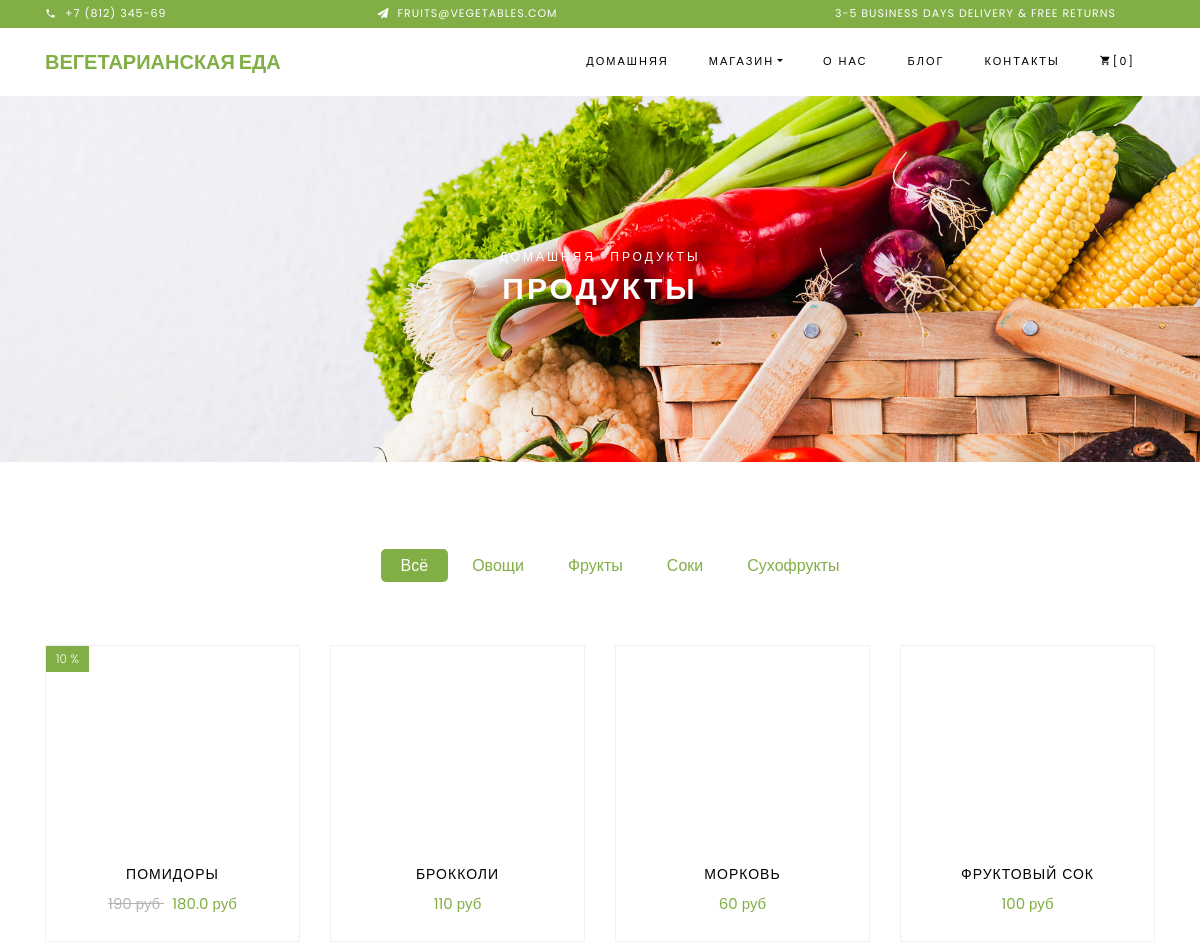
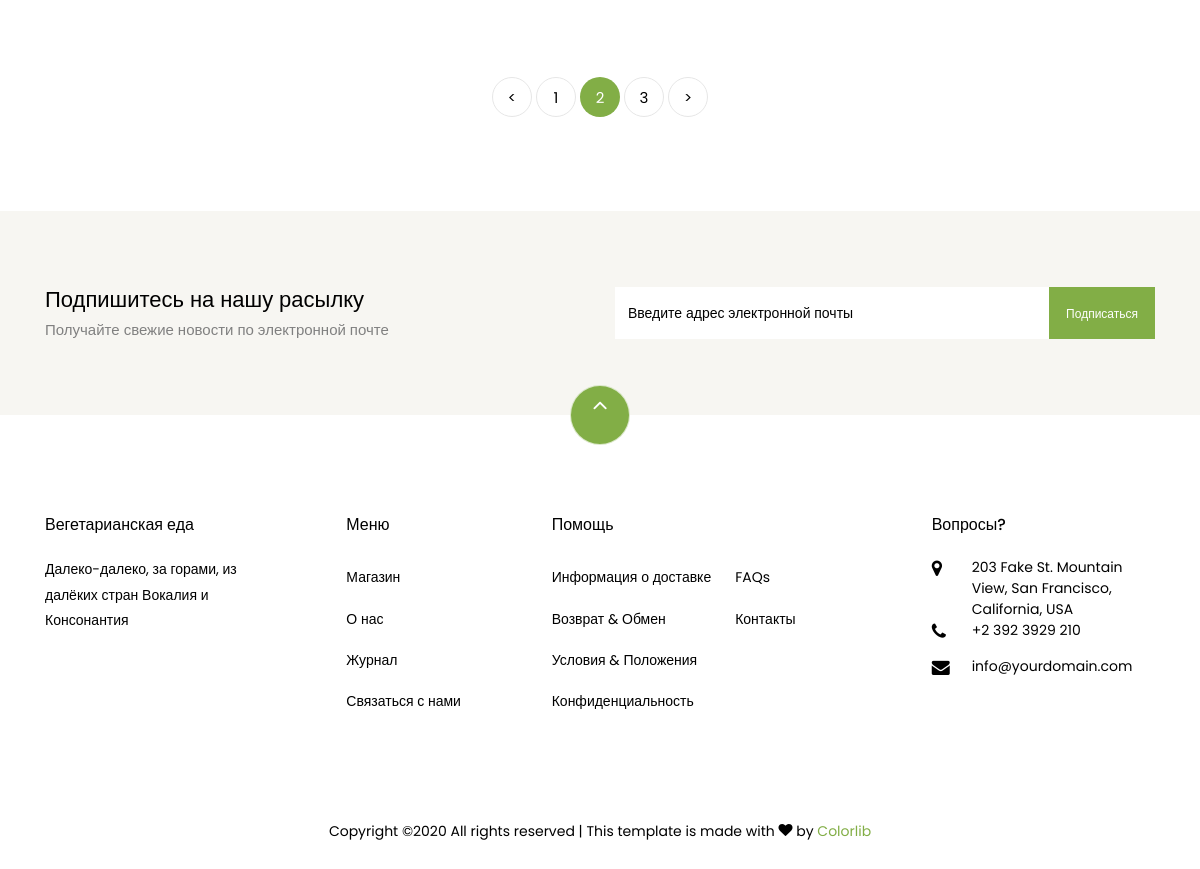
Screenshot of /shop/2 with the database file from the repository (2 pictures, top to bottom).
### vege/models.py (models this page shows, shortened)
class RuProduct(models.Model):
    id = models.AutoField(primary_key=True)
    name = models.CharField(max_length=30)
    image = models.CharField(max_length=64)
    price = models.IntegerField()
    discount = models.IntegerField(blank=True)
    price_sale = models.FloatField()

### vege/views.py (the view)
# urls.py: path('shop/', ShopView.as_view(), name="shop"),
class ShopView(View):
    def get(self, request, page_id=1):
        products_list = []
        if LANGUAGE_CODE == 'ru':
            for obj in RuProduct.objects.all():
                d = dict(name=obj.name, image=obj.image, price=f'{obj.price} руб', discount=obj.discount,
                         price_sale=f'{obj.price_sale} руб')
                products_list.append(d)
        else:
            for obj in EnProduct.objects.all():
                d = dict(name=obj.name, image=obj.image, price=f'{obj.price} $', discount=obj.discount, price_sale=f'{obj.price_sale} $')
                products_list.append(d)
        paginator = Paginator(products_list, 4)
        try:
            products = paginator.page(page_id)
            products.num_pages_tuple = tuple(range(paginator.num_pages))
        except:
            return redirect(reverse('shop'))
        return render(request, 'vege/shop.html',
                      {'products': products, 'phone_number': PHONE_NUMBER, 'email_mail': EMAIL_MAIL})

### vege/templates/vege/shop.html (shortened to what this page needs)
{% extends "vege/base.html" %}
{% load static %}
{% load i18n %}
{% block content %}
    <div class="hero-wrap hero-bread" style="background-image: url(/static/vege/images/bg_1.jpg);">
      <div class="container">
        <div class="row no-gutters slider-text align-items-center justify-content-center">
          <div class="col-md-9 ftco-animate text-center">
          	<p class="breadcrumbs"><span class="mr-2"><a href="{% url '' %}">{% trans 'HomePage' %}</a></span> <span>{% trans 'Products' %}</span></p>
            <h1 class="mb-0 bread">{% trans 'Products' %}</h1>
          </div>
        </div>
      </div>
    </div>
    <section class="ftco-section">
    	<div class="container">
    		<div class="row justify-content-center">
    			<div class="col-md-10 mb-5 text-center">
    				<ul class="product-category">
    					<li><a href="#" class="active">{% trans 'All' %}</a></li>
    					<li><a href="#">{% trans 'Vegetables' %}</a></li>
    					<li><a href="#">{% trans 'Fruits' %}</a></li>
    					<li><a href="#">{% trans 'Juices' %}</a></li>
    					<li><a href="#">{% trans 'Dried' %}</a></li>
    				</ul>
    			</div>
    		</div>
    		<div class="row">
    			{% for product in products %}
                <div class="col-md-6 col-lg-3 ftco-animate">
    				<div class="product">
    					<a href="#" class="img-prod"><img class="img-fluid" src="/static/{{ product.image }}" alt="Colorlib Template">
    						{% if product.discount != 0 %}
                            <span class="status">{{ product.discount }} %</span>
                            {% endif %}
    					</a>
    					<div class="text py-3 pb-4 px-3 text-center">
    						<h3><a href="#">{{product.name}}</a></h3>
    						<div class="d-flex">
    							<div class="pricing">
                                    {% if product.discount != 0  %}
                                        <p class="price"><span class="mr-2 price-dc">{{ product.price }}
                                        </span><span class="price-sale">{{ product.price_sale }}</span></p>
                                    {% else %}
                                        <p class="price"><span>{{ product.price }}</span></p>
                                    {% endif %}
		    					</div>
	    					</div>
    					</div>
    				</div>
    			</div>
                {% endfor %}
    		</div>
    		<div class="row mt-5">
          <div class="col text-center">
            <div class="block-27">
              <ul>
                {% if products.has_previous %}
                <li><a href="{% url 'shop' %}{{ products.previous_page_number }}">&lt;</a></li>
                {% endif %}
                {% for _ in products.num_pages_tuple %}
                {% if forloop.counter != products.number %}
                    <li><a href="{% url 'shop' %}{{ forloop.counter }}">{{ forloop.counter }}</a></li>
                {% else %}
                    <li class="active"><span>{{ forloop.counter }}</span></li>
                {% endif %}
                {% endfor %}
                {% if products.has_next %}
                <li><a href="{% url 'shop' %}{{ products.next_page_number }}">&gt;</a></li>
                {% endif %}
              </ul>
            </div>
          </div>
        </div>
    	</div>
    </section>
{% endblock %}

### rows the page displays
RuProduct: name "ПОМИДОРЫ"
RuProduct: name "БРОККОЛИ"
RuProduct: name "МОРКОВЬ"
RuProduct: name "ФРУКТОВЫЙ СОК"

### other values shown
{{ phone_number }} "+7 (812) 345-69"
{{ email_mail }} "FRUITS@VEGETABLES.COM"
{{ product.discount }} "10"
{{ product.price }} "190 руб"
{{ product.price_sale }} "180.0 руб"
{{ product.price }} "110 руб" "60 руб" "100 руб"
